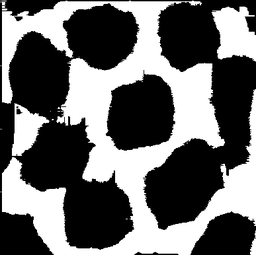
#> input picture 10_Rycle_Rerun/CLAUDE/T3/backup5/Poly_01_gap_visualization.png, 256 x 255 px, shrunk from 387 x 386 before the run, given as the content of the folder Users/admin/Desktop/Python_proj/distance_analysis_new/Images, which was not available
$ python py1.py
#> lines starting #> are read from the running program, lines starting #| are printed output that depends on the picture; after the words box and inside, x2 and y2 are one past the last pixel; in counts of white or black regions, pixels touching at a corner belong together; pictures that were not available may be replaced by others from this repository, and a replacement may not be noted
import os
import csv
import cv2
from PIL import Image
import numpy as np
from collections import defaultdict
import time

def enhance_spot_image(image_path, output_path):
    """
    Apply CLAHE enhancement to an image and save it
    """
    # Read the image
    img = cv2.imread(image_path)
    if img is None:
        print(f"Failed to read image: {image_path}")
        return None

    # Convert to LAB color space
    lab = cv2.cvtColor(img, cv2.COLOR_BGR2LAB)

    # Split LAB channels
    l, a, b = cv2.split(lab)

    # Apply CLAHE to L channel
    clahe = cv2.createCLAHE(clipLimit=3, tileGridSize=(10, 10))
    cl = clahe.apply(l)

    # Merge channels back
    limg = cv2.merge((cl, a, b))

    # Convert back to BGR
    enhanced = cv2.cvtColor(limg, cv2.COLOR_LAB2BGR)

    # Save the enhanced image
    cv2.imwrite(output_path, enhanced)

    return enhanced

def check_gap_conditions(gray_img, row, col, threshold_min=1, threshold_max=150, contiguous_count=25):
    """
    Check if a pixel meets the GAP conditions:
    1. Grayscale value between threshold_min and threshold_max (inclusive)
    2. At least one adjacent pixel (up/down/left/right) has contiguous_count pixels
       meeting the grayscale condition
    """
    height, width = gray_img.shape

    # Check first condition - grayscale value range
    pixel_value = gray_img[row, col]
    if not (threshold_min <= pixel_value <= threshold_max):
        return False, pixel_value

    # Directions: up, right, down, left
    directions = [(-1, 0), (0, 1), (1, 0), (0, -1)]

    # Check second condition for each direction
    for dr, dc in directions:
        count = 0
        r, c = row, col

        # Count contiguous pixels in this direction
        for _ in range(contiguous_count):
            r += dr
            c += dc

            # Check if position is valid
            if 0 <= r < height and 0 <= c < width:
                if threshold_min <= gray_img[r, c] <= threshold_max:
                    count += 1
                else:
                    break
            else:
                break

        # If we found enough contiguous pixels in this direction
        if count >= contiguous_count:
            return True, pixel_value

    return False, pixel_value

def process_new_images(original_image_path, gap_data, output_image_path):
    """
    Generate a new PNG image highlighting GAP points
    """
    # Get original image dimensions
    img = Image.open(original_image_path)
    width, height = img.size

    # Create a new white image
    new_img = Image.new('RGB', (width, height), color=(255, 255, 255))
    pixels = new_img.load()

    # Set pixels based on GAP flag
    for (row, col), (gray_value, gap_flag) in gap_data.items():
        if gap_flag == 1:
            pixels[col, row] = (0, 0, 0)  # Black for GAP=1
        else:
            pixels[col, row] = (255, 255, 255)  # White for GAP=0

    # Save the new image
    new_img.save(output_image_path)

def save_csv(image_name, gap_data, output_csv_path):
    """
    Save pixel analysis data to CSV
    """
    with open(output_csv_path, 'w', newline='') as csvfile:
        csvwriter = csv.writer(csvfile)

        # Write header
        csvwriter.writerow(['Row', 'Column', 'Grayscale_Value', 'GAP_Flag'])

        # Write data
        for (row, col), (gray_value, gap_flag) in gap_data.items():
            csvwriter.writerow([row, col, gray_value, gap_flag])

def process_images(input_directory):
    """
    Process all images in the directory whose filenames start with "Poly_"
    """
    # Create output directory if it doesn't exist
    output_directory = r"C:\Users\admin\Desktop\Python_proj\ALL_RESULT\CLAUDE\T3\backup5"
    os.makedirs(output_directory, exist_ok=True)

    # Create a subdirectory for CLAHE-enhanced images
    clahe_directory = os.path.join(output_directory, "CLAHE_enhanced")
    os.makedirs(clahe_directory, exist_ok=True)

    # Process each image
    for filename in os.listdir(input_directory):
        if filename.startswith("Poly_") and (filename.lower().endswith('.png') or filename.lower().endswith('.jpg')):
            image_path = os.path.join(input_directory, filename)

            # Get base name without extension
            base_name = os.path.splitext(filename)[0]

            # Define output paths
            clahe_output_path = os.path.join(clahe_directory, f"{base_name}_clahe.png")
            csv_output_path = os.path.join(output_directory, f"{base_name}_gap_analysis.csv")
            new_image_output_path = os.path.join(output_directory, f"{base_name}_gap_visualization.png")

            print(f"Processing image: {filename}")

            # Step 1: Apply CLAHE enhancement
            enhanced_img = enhance_spot_image(image_path, clahe_output_path)
#> in enhance_spot_image, img is the input picture: shape (255, 256, 3); min 0, max 255, mean 105.2
#> in enhance_spot_image, `lab = cv2.cvtColor(img, cv2.COLOR_BGR2LAB)`: lab: shape (255, 256, 3); mean of channels 0, 1, 2 105.4, 128, 128
#> in enhance_spot_image, `l, a, b = cv2.split(lab)`: a: shape (255, 256); every value is 128
#> in enhance_spot_image, `limg = cv2.merge((cl, a, b))`: limg: shape (255, 256, 3); mean of channels 0, 1, 2 107.7, 128, 128
            if enhanced_img is None:
                continue

            # Step 2: Convert to grayscale and analyze pixels
            pil_img = Image.open(clahe_output_path).convert('L')
            gray_img = np.array(pil_img)

            gap_data = {}
            height, width = gray_img.shape
#> height = 255; width = 256

            # Analyze each pixel
            for row in range(height):
                for col in range(width):
                    is_gap, gray_value = check_gap_conditions(gray_img, row, col)
                    gap_flag = 1 if is_gap else 0
                    gap_data[(row, col)] = (gray_value, gap_flag)
#> this loop made 255 passes

            # Step 3: Save CSV with pixel analysis
            save_csv(base_name, gap_data, csv_output_path)
#> the loop in save_csv, `for (row, col), (gray_value, gap_flag) in gap_data.items():` made 65280 passes
#> gray_value on passes 1 to 3: 66, 69, 111

            # Step 4: Generate visualization image
            process_new_images(clahe_output_path, gap_data, new_image_output_path)
#> in process_new_images, `new_img = Image.new('RGB', (width, height), color=(255, 255, 255))`: new_img: PIL image 256x255 RGB; every value is 255
#> the loop in process_new_images, `for (row, col), (gray_value, gap_flag) in gap_data.items():` made 65280 passes
#> in process_new_images, `new_img.save(output_image_path)`:
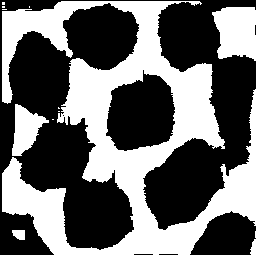
#> saved as Poly_01_gap_visualization_gap_visualization.png: PIL image 256x255 RGB; 41.8% white; 13 white regions (8 under 20 px), largest, box (x1, y1, x2, y2) and area: (2, 1, 256, 255) 24118, (212, 7, 256, 61) 1908, (12, 104, 49, 156) 1039, (12, 230, 25, 240) 108, (250, 239, 256, 255) 70

            print(f"Completed processing for: {filename}")

if __name__ == "__main__":
    input_directory = r"C:\Users\admin\Desktop\Python_proj\distance_analysis_new\Images"
    process_images(input_directory)
    print("Processed all the images!")

$ run again, on 10_Rycle_Rerun/CLAUDE/T3/backup5/Poly_05_gap_visualization.png
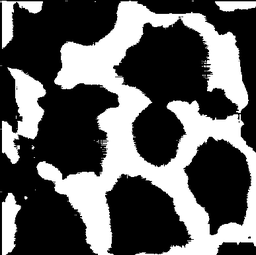
#> input picture 10_Rycle_Rerun/CLAUDE/T3/backup5/Poly_05_gap_visualization.png, 256 x 255 px, shrunk from 387 x 386 before the run, given as the content of the folder Users/admin/Desktop/Python_proj/distance_analysis_new/Images, which was not available
#> in enhance_spot_image, img is the input picture: shape (255, 256, 3); min 0, max 255, mean 93
#> lab: shape (255, 256, 3); mean of channels 0, 1, 2 93.3, 128, 128
#> a: shape (255, 256); every value is 128
#> limg: shape (255, 256, 3); mean of channels 0, 1, 2 95.7, 128, 128
#> the loop in process_images, `for row in range(height):` made 255 passes
#> the loop in save_csv, `for (row, col), (gray_value, gap_flag) in gap_data.items():` made 65280 passes
#> gray_value on passes 1 to 3: 53, 55, 89
#> img: PIL image 256x255 RGB
#> new_img: PIL image 256x255 RGB; every value is 255
#> the loop in process_new_images, `for (row, col), (gray_value, gap_flag) in gap_data.items():` made 65280 passes
#> in process_new_images, `new_img.save(output_image_path)`:
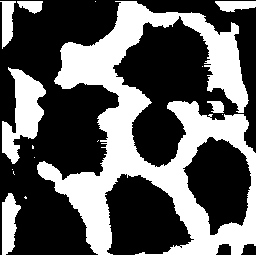
#> saved as Poly_05_gap_visualization_gap_visualization.png: PIL image 256x255 RGB; 37.3% white; 16 white regions (9 under 20 px), largest, box (x1, y1, x2, y2) and area: (37, 1, 256, 255) 20289, (2, 67, 46, 164) 2106, (2, 193, 21, 255) 771
